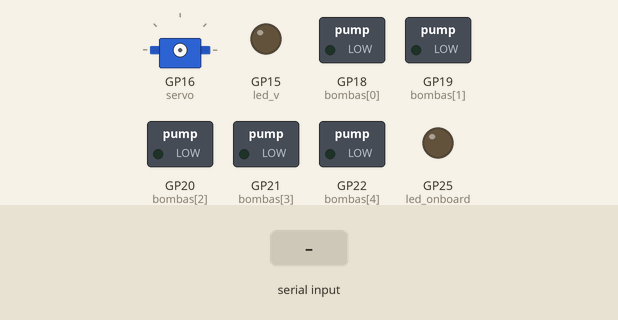
Recording of a program running on a simulated Raspberry Pi Pico running MicroPython. Parts: servo, switched loads named in the program (green lamp = pin HIGH), output pins drawn as LEDs (lit = HIGH). Dashed ring = blinking. The test bench sets the inputs (shaded band). Servo angles are drawn from the pulse width (0.5 ms = 0°, 2.5 ms = 180°); what the program prints to the serial console is not drawn.

Above: at 1.4 s.
1.5 s: "MODO_AUTO\n" received over the second serial link
At 1.75 s:
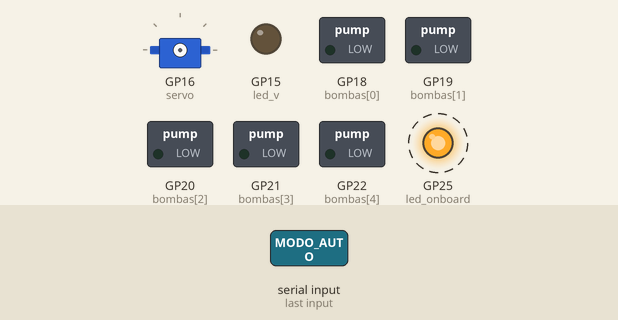
4.5 s: "L\n" received over the second serial link
6.0 s: "MODO_MANUAL\n" received over the second serial link
At 6.8 s:
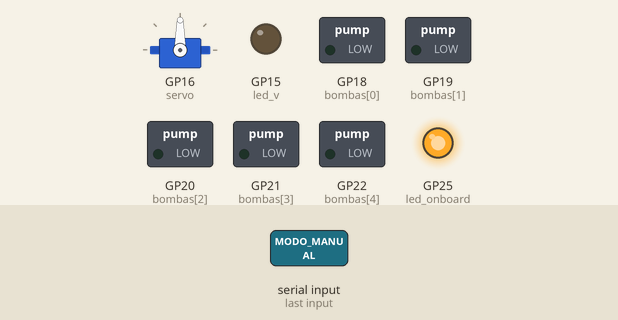
8.5 s: "O\n" received over the second serial link
At 9.3 s:
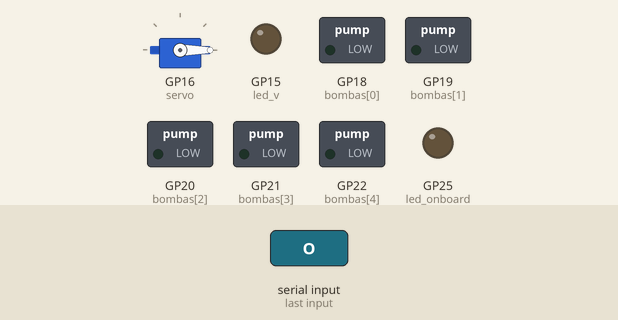
10.0 s: "V\n" received over the second serial link
At 10.4 s:
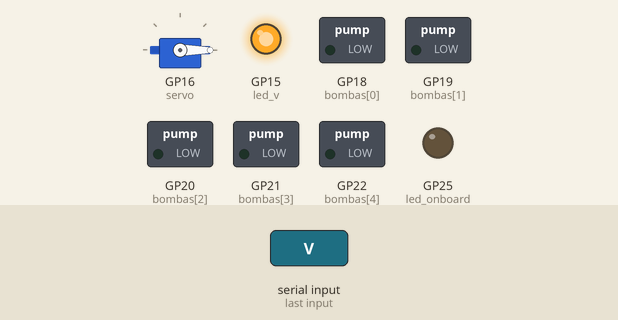
12.0 s: "MODO_AUTO\n" received over the second serial link
At 12.25 s:
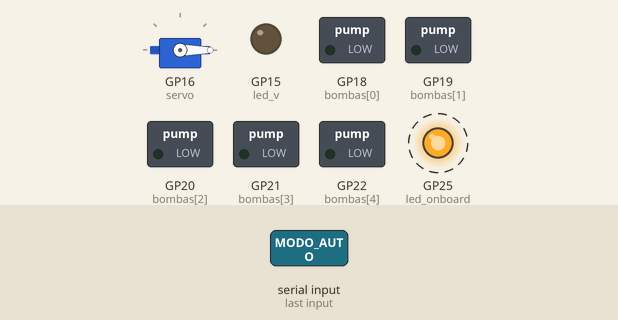
Timing chart, 0 to 15.0 s (numbered marks = the images above; inputs shaded):
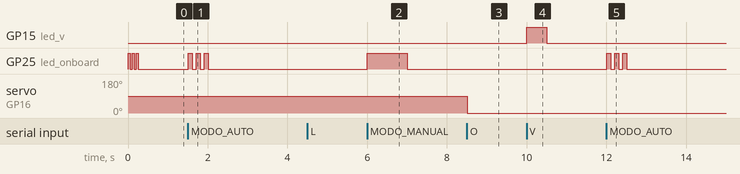

The program:

main.py
```python
import machine
import time
import sys

# --- 1. CONFIGURACIÓN DE HARDWARE ---

# LED Onboard (Indicador de Estado)
# Pico W/2W usan "WL_GPIO0". Si usas una Pico normal, cambia a 25.
led_onboard = machine.Pin("WL_GPIO0", machine.Pin.OUT)

# Comunicación UART (Serial)
# RX de Pico va al TX de la Pi/USB-TTL
uart = machine.UART(0, baudrate=115200, tx=machine.Pin(0), rx=machine.Pin(1))

# Servomotor (Puerta)
servo = machine.PWM(machine.Pin(16))
servo.freq(50)

# LED Indicador Externo (Letra V)
led_v = machine.Pin(15, machine.Pin.OUT)

# Bombas / Salidas (Array para fácil acceso)
# Índices: 0=Bomba1 ... 4=Bomba5
pines_bombas = [18, 19, 20, 21, 22]
bombas = [machine.Pin(p, machine.Pin.OUT) for p in pines_bombas]

# --- 2. FUNCIONES DE CONTROL ---

def mover_servo(grados):
    """Mueve el servo de 0 a 180 grados"""
    # Mapeo seguro para evitar forzar el motor
    if grados < 0: grados = 0
    if grados > 180: grados = 180

    # Ciclo de trabajo para 50Hz (aprox 1ms a 2ms)
    min_duty = 1638
    max_duty = 8192
    duty = int(min_duty + (grados / 180) * (max_duty - min_duty))
    servo.duty_u16(duty)

def control_bomba_manual(numero):
    """
    Modo Manual: Activa SOLO una bomba, apaga el resto.
    numero: 1 a 5 (0 para apagar todo)
    """
    for i, b in enumerate(bombas):
        if (i + 1) == numero:
            b.value(1)
        else:
            b.value(0)

    if numero > 0:
        print(f"💧 Manual: Bomba {numero} ACTIVA")
    else:
        print("⛔ Manual: Todo apagado")

def control_fuego_zona(zona, estado):
    """
    Modo Auto: Controla zonas independientemente.
    zona: 1, 2 o 3
    estado: True (ON) / False (OFF)
    """
    if 1 <= zona <= 3:
        idx = zona - 1
        bombas[idx].value(1 if estado else 0)
        accion = "ENCENDIDA" if estado else "APAGADA"
        print(f"🔥 Fuego Zona {zona}: {accion}")

# --- 3. BUCLE PRINCIPAL ---
print("✅ Pico 2W Lista. Esperando comandos UART...")

# Secuencia de arranque (Parpadeo rápido)
for _ in range(5):
    led_onboard.toggle()
    time.sleep(0.05)
led_onboard.off()

while True:
    if uart.any():
        try:
            # Leer mensaje y limpiar espacios
            data = uart.readline()
            if not data: continue

            msg = data.decode('utf-8').strip()
            print(f"📨 Cmd: {msg}")

            # --- A. CAMBIO DE MODOS (Feedback Visual) ---
            if msg == "MODO_AUTO":
                # Parpadeo de advertencia (Modo Fuego)
                for _ in range(3):
                    led_onboard.on(); time.sleep(0.1); led_onboard.off(); time.sleep(0.1)
                # Apagar todo por seguridad al cambiar
                control_bomba_manual(0)

            elif msg == "MODO_MANUAL":
                # Luz fija breve (Modo Gestos)
                led_onboard.on()
                time.sleep(1)
                led_onboard.off()
                control_bomba_manual(0)

            # --- B. ACCIONES MODO AUTOMÁTICO (FUEGO) ---
            elif msg.startswith("FUEGO_"):
                # Formato: FUEGO_1_ON
                partes = msg.split('_')
                zona = int(partes[1])
                estado = (partes[2] == "ON")
                control_fuego_zona(zona, estado)

            # --- C. ACCIONES MODO MANUAL (GESTOS/TARJETAS) ---
            elif msg.startswith("NUMERO_"):
                # Formato: NUMERO_3
                num = int(msg.split('_')[1])
                control_bomba_manual(num)

            elif msg == "PUÑO_CERRADO":
                control_bomba_manual(0)

            elif msg == "L":
                print("🚪 Puerta Abierta")
                mover_servo(90)

            elif msg == "O":
                print("🚪 Puerta Cerrada")
                mover_servo(0)

            elif msg == "V":
                print("💡 LED V")
                led_v.on(); time.sleep(0.5); led_v.off()

        except Exception as e:
            print(f"⚠️ Error procesando: {e}")

    # Pequeña pausa para no saturar el CPU
    time.sleep(0.01)
```

Measured:
- after the input at 1.5 s, GP25 (led_onboard): alternates HIGH for 0.10 s and LOW for 0.10 s, 6 changes in all, then stays LOW, starting at once
- after the input at 6.0 s, GP25 (led_onboard): LOW → HIGH at once, → LOW 1.0 s later
- after the input at 8.5 s, servo on GP16 (servo): 90° → 0° at once
- after the input at 10.0 s, GP15 (led_v): LOW → HIGH at once, → LOW 0.50 s later
- after the input at 12.0 s, GP25 (led_onboard): alternates HIGH for 0.10 s and LOW for 0.10 s, 6 changes in all, then stays LOW, starting at once
